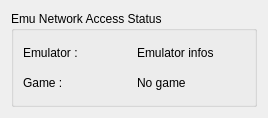
<?xml version="1.0" encoding="UTF-8"?>
<ui version="4.0">
 <class>NWAccessStatut</class>
 <widget class="QWidget" name="NWAccessStatut">
  <property name="geometry">
   <rect>
    <x>0</x>
    <y>0</y>
    <width>268</width>
    <height>118</height>
   </rect>
  </property>
  <property name="windowTitle">
   <string>Form</string>
  </property>
  <layout class="QHBoxLayout" name="horizontalLayout_3">
   <item>
    <widget class="QGroupBox" name="groupBox">
     <property name="title">
      <string>Emu Network Access Status</string>
     </property>
     <layout class="QVBoxLayout" name="verticalLayout">
      <item>
       <layout class="QHBoxLayout" name="horizontalLayout_2">
        <item>
         <widget class="QLabel" name="label">
          <property name="text">
           <string>Emulator :</string>
          </property>
         </widget>
        </item>
        <item>
         <widget class="QLabel" name="emulatorLabel">
          <property name="text">
           <string>Emulator infos</string>
          </property>
         </widget>
        </item>
       </layout>
      </item>
      <item>
       <layout class="QHBoxLayout" name="horizontalLayout">
        <item>
         <widget class="QLabel" name="label_3">
          <property name="text">
           <string>Game :</string>
          </property>
         </widget>
        </item>
        <item>
         <widget class="QLabel" name="gameLabel">
          <property name="text">
           <string>No game</string>
          </property>
         </widget>
        </item>
       </layout>
      </item>
     </layout>
    </widget>
   </item>
  </layout>
 </widget>
 <resources/>
 <connections/>
</ui>
